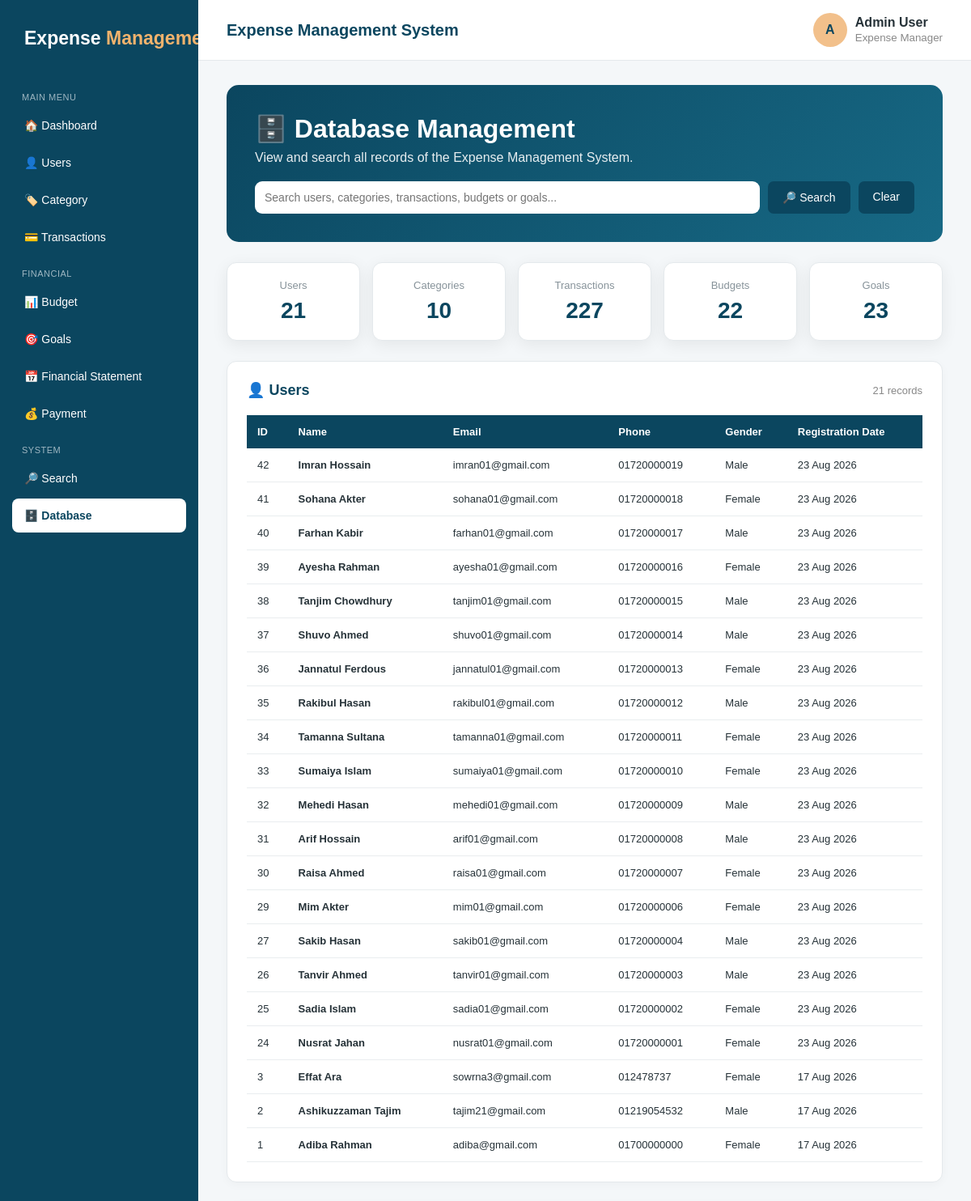
The page /database.php (upper part) on the database its author committed.
### tables this page shows
CREATE TABLE `users` (
  `User_ID` int(11) NOT NULL,
  `Name` varchar(100) NOT NULL,
  `First_Name` varchar(50) DEFAULT NULL,
  `Last_Name` varchar(50) DEFAULT NULL,
  `Email` varchar(120) NOT NULL,
  `Password` varchar(255) NOT NULL,
  `Phone` varchar(20) DEFAULT NULL,
  `Gender` varchar(20) DEFAULT NULL,
  `Date_of_Birth` date DEFAULT NULL,
  `Address` varchar(255) DEFAULT NULL,
  `Profile_Picture` varchar(255) DEFAULT NULL,
  `Registration_Date` timestamp NOT NULL DEFAULT current_timestamp(),
  `Last_Login` datetime DEFAULT NULL
);

### database.php (the view, shortened to what this page needs)
<?php
require "config.php";
$search = "";
$like = "%" . $search . "%";
$userCount = 0;
$categoryCount = 0;
$transactionCount = 0;
$budgetCount = 0;
$goalCount = 0;
$result = $conn->query("
    SELECT COUNT(*) AS total
    FROM users
");
if ($result) {
    $userCount = $result->fetch_assoc()['total'];
}
$result = $conn->query("
    SELECT COUNT(*) AS total
    FROM category
");
if ($result) {
    $categoryCount = $result->fetch_assoc()['total'];
}
$result = $conn->query("
    SELECT COUNT(*) AS total
    FROM transaction_table
");
if ($result) {
    $transactionCount = $result->fetch_assoc()['total'];
}
$result = $conn->query("
    SELECT COUNT(*) AS total
    FROM budget
");
if ($result) {
    $budgetCount = $result->fetch_assoc()['total'];
}
$result = $conn->query("
    SELECT COUNT(*) AS total
    FROM goal
");
if ($result) {
    $goalCount = $result->fetch_assoc()['total'];
}
if ($search != "") {
    $stmt = $conn->prepare("
        SELECT
            User_ID,
            Name,
            Email,
            Phone,
            Gender,
            Registration_Date
        FROM users
        WHERE
            Name LIKE ?
            OR Email LIKE ?
            OR Phone LIKE ?
            OR Gender LIKE ?
        ORDER BY User_ID DESC
    ");
    $stmt->bind_param(
        "ssss",
        $like,
        $like,
        $like,
        $like
    );
    $stmt->execute();
    $users = $stmt->get_result();
} else {
    $users = $conn->query("
        SELECT
            User_ID,
            Name,
            Email,
            Phone,
            Gender,
            Registration_Date
        FROM users
        ORDER BY User_ID DESC
    ");
}
?>
<!DOCTYPE html>
<html lang="en">
<head>
<link rel="stylesheet"
      href="style.css">
</head>
<body>
<?php require "header.php"; ?>
<div class="content">
<div class="db-hero">
<h1>
🗄️ Database Management
</h1>
<p>
View and search all records of the
Expense Management System.
</p>
<form
    method="GET"
    class="db-search"
>
<input
    type="text"
    name="search"
    value="<?php
        echo htmlspecialchars($search);
    ?>"
    placeholder="Search users, categories, transactions, budgets or goals..."
>
<button
    type="submit"
    class="btn"
>
🔎 Search
</button>
<a
    href="database.php"
    class="btn"
>
Clear
</a>
</form>
</div>
<div class="db-stats">
<div class="db-stat">
<div class="db-stat-label">
Users
</div>
<div class="db-stat-number">
<?php echo $userCount; ?>
</div>
</div>
<div class="db-stat">
<div class="db-stat-label">
Categories
</div>
<div class="db-stat-number">
<?php echo $categoryCount; ?>
</div>
</div>
<div class="db-stat">
<div class="db-stat-label">
Transactions
</div>
<div class="db-stat-number">
<?php echo $transactionCount; ?>
</div>
</div>
<div class="db-stat">
<div class="db-stat-label">
Budgets
</div>
<div class="db-stat-number">
<?php echo $budgetCount; ?>
</div>
</div>
<div class="db-stat">
<div class="db-stat-label">
Goals
</div>
<div class="db-stat-number">
<?php echo $goalCount; ?>
</div>
</div>
</div>
<div class="card">
<div class="section-title">
<h2>
👤 Users
</h2>
<span>
<?php echo $users->num_rows; ?> records
</span>
</div>
<div class="table-wrapper">
<table>
<thead>
<tr>
<th>ID</th>
<th>Name</th>
<th>Email</th>
<th>Phone</th>
<th>Gender</th>
<th>Registration Date</th>
</tr>
</thead>
<tbody>
<?php
if($users && $users->num_rows > 0){
while($row = $users->fetch_assoc()){
?>
<tr>
<td>
<?php echo $row['User_ID']; ?>
</td>
<td>
<strong>
<?php
echo htmlspecialchars($row['Name']);
?>
</strong>
</td>
<td>
<?php
echo htmlspecialchars($row['Email']);
?>
</td>
<td>
<?php
echo htmlspecialchars(
    $row['Phone'] ?? '-'
);
?>
</td>
<td>
<?php
echo htmlspecialchars(
    $row['Gender'] ?? '-'
);
?>
</td>
<td>
<?php
echo date(
    "d M Y",
    strtotime($row['Registration_Date'])
);
?>
</td>
</tr>
<?php
}
}
?>
</tbody>
</table>
</div>
</div>
</div>
<?php require "footer.php"; ?>
</body>
</html>

### style.css (style rules this page uses)
* { margin: 0; padding: 0; box-sizing: border-box; }
html { scroll-behavior: smooth; }
body { font-family: Arial, Helvetica, sans-serif; background: #f4f7f9; color: #263238; min-height: 100vh; }
.content { padding: 30px 35px; flex: 1; }
.btn { display: inline-block; padding: 11px 18px; background: #0b465f; color: white; border: none; border-radius: 7px; text-decoration: none; cursor: pointer; font-size: 14px; transition: .2s ease; }
.card { background: white; border-radius: 12px; padding: 24px; border: 1px solid #e4e9ec; margin-bottom: 25px; box-shadow: 0 3px 12px rgba(0,0,0,.03); }
.card h2 { color: #0b465f; margin-bottom: 20px; font-size: 18px; }
input, select, textarea { width: 100%; padding: 12px; border: 1px solid #d8dfe3; border-radius: 7px; outline: none; font-size: 14px; background: white; color: #263238; }
.table-wrapper { width: 100%; overflow-x: auto; }
table { width: 100%; border-collapse: collapse; min-width: 650px; }
th { background: #0b465f; color: white; padding: 13px; text-align: left; font-size: 13px; white-space: nowrap; }
td { padding: 13px; border-bottom: 1px solid #e9edef; font-size: 13px; vertical-align: middle; }
.db-hero { background: linear-gradient( 135deg, #667eea, #764ba2 ); color: white; padding: 35px; border-radius: 20px; margin-bottom: 25px; }
.db-hero h1 { margin-bottom: 8px; }
.db-hero p { opacity: .9; }
.db-search { display: flex; gap: 10px; margin-top: 22px; }
.db-search input { flex: 1; border: none; border-radius: 9px; }
.db-search button { border: none; cursor: pointer; }
.db-stats { display: grid; grid-template-columns: repeat(5, 1fr); gap: 15px; margin-bottom: 25px; }
.db-stat { background: white; border-radius: 15px; padding: 20px; text-align: center; box-shadow: 0 5px 20px rgba(0,0,0,.07); }
.db-stat-number { font-size: 28px; font-weight: bold; margin-top: 8px; color: #0b465f; }
.db-stat-label { color: #777; font-size: 13px; }
.section-title { display: flex; justify-content: space-between; align-items: center; margin-bottom: 15px; }
.section-title h2 { margin-bottom: 0; }
.section-title span { color: #888; font-size: 13px; }

### database.php (style rules this page uses)
.db-hero { background:linear-gradient( 135deg, #0b465f, #176985 ); color:white; padding:35px; border-radius:15px; margin-bottom:25px; }
.db-hero h1 { margin-bottom:8px; }
.db-hero p { opacity:.9; }
.db-search { display:flex; gap:10px; margin-top:20px; }
.db-search input { flex:1; border:none; }
.db-stats { display:grid; grid-template-columns: repeat(5,1fr); gap:15px; margin-bottom:25px; }
.db-stat { background:white; border:1px solid #e4e9ec; border-radius:12px; padding:20px; text-align:center; }
.db-stat-number { font-size:28px; font-weight:bold; color:#0b465f; margin-top:8px; }
.db-stat-label { color:#87939a; font-size:13px; }
.section-title { display:flex; justify-content:space-between; align-items:center; margin-bottom:20px; }
.section-title h2 { margin:0; }
.section-title span { color:#888; font-size:13px; }

### rows shown on the page
users: User_ID "42", Name "Imran Hossain", Email "imran01@gmail.com", Phone "01720000019", Gender "Male", Registration_Date "23 Aug 2026"
users: User_ID "41", Name "Sohana Akter", Email "sohana01@gmail.com", Phone "01720000018", Gender "Female", Registration_Date "23 Aug 2026"
users: User_ID "40", Name "Farhan Kabir", Email "farhan01@gmail.com", Phone "01720000017", Gender "Male", Registration_Date "23 Aug 2026"
users: User_ID "39", Name "Ayesha Rahman", Email "ayesha01@gmail.com", Phone "01720000016", Gender "Female", Registration_Date "23 Aug 2026"
users: User_ID "38", Name "Tanjim Chowdhury", Email "tanjim01@gmail.com", Phone "01720000015", Gender "Male", Registration_Date "23 Aug 2026"
users: User_ID "37", Name "Shuvo Ahmed", Email "shuvo01@gmail.com", Phone "01720000014", Gender "Male", Registration_Date "23 Aug 2026"
users: User_ID "36", Name "Jannatul Ferdous", Email "jannatul01@gmail.com", Phone "01720000013", Gender "Female", Registration_Date "23 Aug 2026"
users: User_ID "35", Name "Rakibul Hasan", Email "rakibul01@gmail.com", Phone "01720000012", Gender "Male", Registration_Date "23 Aug 2026"
users: User_ID "34", Name "Tamanna Sultana", Email "tamanna01@gmail.com", Phone "01720000011", Gender "Female", Registration_Date "23 Aug 2026"
users: User_ID "33", Name "Sumaiya Islam", Email "sumaiya01@gmail.com", Phone "01720000010", Gender "Female", Registration_Date "23 Aug 2026"
users: User_ID "32", Name "Mehedi Hasan", Email "mehedi01@gmail.com", Phone "01720000009", Gender "Male", Registration_Date "23 Aug 2026"
users: User_ID "31", Name "Arif Hossain", Email "arif01@gmail.com", Phone "01720000008", Gender "Male", Registration_Date "23 Aug 2026"
users: User_ID "30", Name "Raisa Ahmed", Email "raisa01@gmail.com", Phone "01720000007", Gender "Female", Registration_Date "23 Aug 2026"
users: User_ID "29", Name "Mim Akter", Email "mim01@gmail.com", Phone "01720000006", Gender "Female", Registration_Date "23 Aug 2026"
users: User_ID "27", Name "Sakib Hasan", Email "sakib01@gmail.com", Phone "01720000004", Gender "Male", Registration_Date "23 Aug 2026"
users: User_ID "26", Name "Tanvir Ahmed", Email "tanvir01@gmail.com", Phone "01720000003", Gender "Male", Registration_Date "23 Aug 2026"
users: User_ID "25", Name "Sadia Islam", Email "sadia01@gmail.com", Phone "01720000002", Gender "Female", Registration_Date "23 Aug 2026"
users: User_ID "24", Name "Nusrat Jahan", Email "nusrat01@gmail.com", Phone "01720000001", Gender "Female", Registration_Date "23 Aug 2026"
users: User_ID "3", Name "Effat Ara", Email "sowrna3@gmail.com", Phone "012478737", Gender "Female", Registration_Date "17 Aug 2026"
users: User_ID "2", Name "Ashikuzzaman Tajim", Email "tajim21@gmail.com", Phone "01219054532", Gender "Male", Registration_Date "17 Aug 2026"
users: User_ID "1", Name "Adiba Rahman", Email "adiba@gmail.com", Phone "01700000000", Gender "Female", Registration_Date "17 Aug 2026"

### other values the page prints
$userCount "21"
$categoryCount "10"
$transactionCount "227"
$budgetCount "22"
$goalCount "23"
$users->num_rows "21"
